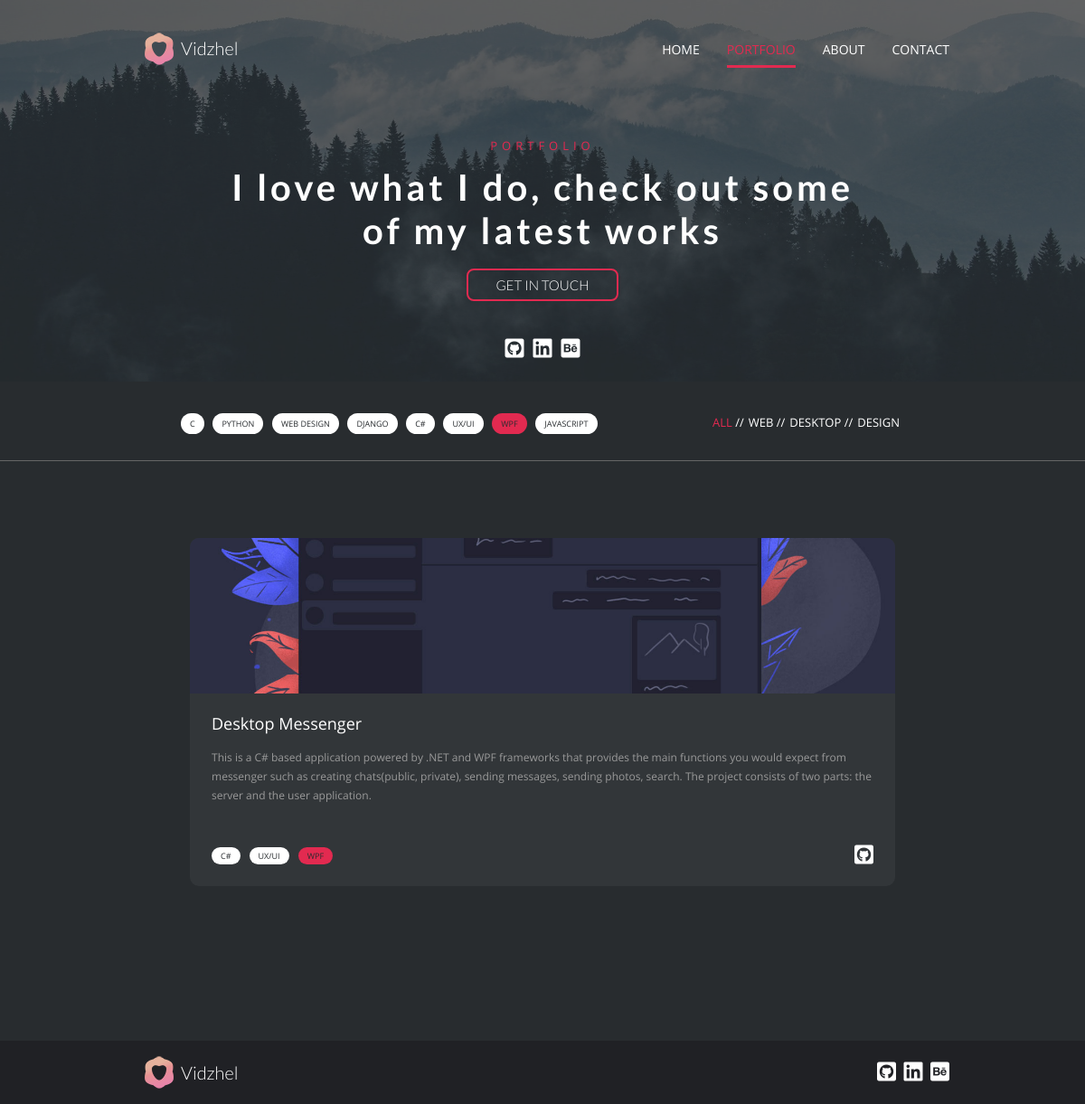
The app's page /portfolio/filtered?tags=WPF with its own data.
### projects/models.py (models this page shows, shortened)
class Tag(models.Model):
    name = models.CharField(max_length=20)

class Category(models.Model):
    name = models.CharField(max_length=30)

class ProjectItem(models.Model):
    alias = models.CharField(max_length=40, primary_key=True)
    title = models.CharField(max_length=40)
    description = models.TextField()
    img = models.ImageField(
        upload_to=f"project_item/images", help_text="Select image for this project")
    upload_date = models.DateTimeField(auto_now=False, auto_now_add=True)
    in_progress = models.BooleanField(default=False,
                                      help_text="Determines if this project currently in progress")
    code_source = models.CharField(
        max_length=100, help_text="Link on this project's code source")
    categories = models.ManyToManyField(
        Category, help_text="Choose categories for this project")
    tags = models.ManyToManyField(
        Tag, help_text="Choose tags for this project")
    about = models.TextField()
    about_img = models.ImageField(
        upload_to=f"project_item/images", help_text="Select image for this section", null=True, blank=True)
    project_difficulties = models.TextField(null=True, blank=True)
    project_difficulties_img = models.ImageField(
        upload_to=f"project_item/images", help_text="Select image for this section", null=True, blank=True)
    solutions = models.TextField(null=True, blank=True)
    solutions_img = models.ImageField(
        upload_to=f"project_item/images", help_text="Select image for this section", null=True, blank=True)
    features = models.TextField(null=True, blank=True, help_text="Each item of the list splits on two parts:\n {title%content%endtitle}{items%item1;item2;item3;%enditems}")
    technologies = models.TextField(null=True, blank=True, help_text="Each item of the list splits on two parts:\n {title%content%endtitle}{items%item1;item2;item3;%enditems}")
    list_regex = re.compile(
        r"(?:{title%\s*(?P<title>.*)\s*%endtitle})\s*(?:{items%\s*(?P<items>.*;)*\s*%enditems})?\s*", re.IGNORECASE)
    class Meta:
        ordering = ["-upload_date"]

### projects/views.py (the view, shortened to what this page needs)
# urls.py: path("portfolio/", include("projects.urls")),
def projects(request, filtered=""):
    if(filtered.lower() == "filtered" and request.GET):
        request.POST = request.GET
        filtered_data = filter_projects(request)
        filtered_projects = filtered_data[0]
        activated_tag = Tag.objects.filter(
            name__iexact="".join(filtered_data[1]))
        activated_category = Tag.objects.filter(
            name__iexact="".join(filtered_data[2]))
        categories = Category.objects.all()
        tags = Tag.objects.all()
        context = {
            "categories": categories,
            "activated_tag": activated_tag,
            "activated_category": activated_category,
            "tags": tags,
            "projects": filtered_projects,
            "projects_count": filtered_data[3]
        }
        return render(request, "projects/portfolio.html", context)

### projects/templates/projects/portfolio.html (shortened to what this page needs)
{% extends 'base.html' %}
{% load static %}
{% block fixed_nav %}
        <div class="nav_wrapper">
            <div class="fixed_nav">
                <div class="anim_inner outher_container">
                    <a class="logo_link" href="{% url 'home_page' %}">
                        <div class="logo">
                            <img src="{% static 'base/images/Logo.png' %}" alt="vidzhel_logo">
                            <span class="logo_text">Vidzhel</span>
                        </div>
                    </a>
                    <nav class="main_nav">
                        <ul class="list_container">
                            <div class="list">
                                <ul>
                                    <li><a href="{% url 'home_page' %}">HOME</a></li>
                                    <li class="active"><a href="{% url 'projects_list' %}">PORTFOLIO</a></li>
                                    <li><a href="{% url 'about' %}">ABOUT</a></li>
                                    <li><a href="{% url 'home_page' %}#get_in_touch">CONTACT</a></li>
                                </ul>
                            </div>
                        </ul>
                    </nav>
                </div>
            </div>
        </div>
{% endblock fixed_nav %}
{% block content %}
<div class="parallax-window" data-z-index="1" data-speed="0.2" data-parallax="scroll"
    data-image-src="{% static 'base/images/forest.jpg' %}">
    <header class="header">
        <div class="outher_container">
            <div class="section_heading">
                <h1>PORTFOLIO</h1>
                <h2>I love what I do, check out some
                    of my latest works
                </h2>
                <div class="button"><a href="{% url 'home_page' %}#get_in_touch">Get in touch</a></div>
            </div>
            <div class="social_media">
                <a target="_blank" rel="nofollow" href="https://github.com/Vidzhel" class="hoverable"><i
                        class="fab fa-github-square fa-lg"></i></a>
                <a target="_blank" rel="nofollow" href="https://www.linkedin.com/in/vidzhel/" class="hoverable"><i
                        class="fab fa-linkedin fa-lg"></i></a>
                <a target="_blank" rel="nofollow" href="https://www.behance.net/vidzhel" class="hoverable"><i class="fab fa-behance-square fa-lg"></i></a>
            </div>
        </div>
    </header>
</div>
<div class="section_nav">
    <div class="container">
        <div class="tags_list">
            {% for tag in tags %}
                <div class="tag {% if tag.name == activated_tag.0.name %}active{% endif %}" ><a>{{tag.name}}</a></div>
            {% endfor %}
        </div>
        <div class="categories">
            <ul>
                <li><a class="category active">All</a></li>
                {% for category in categories %}
                    <li><a class="category {% if category.name == activated_category.0.name %}active{% endif %}" >{{category.name}}</a></li>
                {% endfor %}
            </ul>
        </div>
    </div>
</div>
<section class="section" style="min-height: 380px">
    <div class="container">
        <div id="projects" class="projects" data-projects_count="{{projects_count}}">
            {% for project in projects %}
                    <div class="project_item fade_in {% if project.in_progress %} in_progress {% endif %}">
                        <img
                            class="lazyload"
                            src="{% static 'base/images/placeholder.jpg' %}"
                            data-src="/media/{{project.img}}" alt="project_image"
                            >
                        <div class="project_item_content">
                            <div class="title">{{project.title}}</div>
                            <div class="summary">{{project.description}}</div>
                            <div class="bottom_line">
                                <div class="left">
                                    <div class="project_tags">
                                        {% for tag in project.tags.all  %}
                                            <div class="tag {% if tag.name == activated_tag.0.name %}active{% endif %}"><a>{{tag.name}}</a></div>
                                        {% endfor %}
                                    </div>
                                </div>
                                <div class="right">
                                    <a href="{{project.code_source}}" rel="nofollow" class="hoverable" target="_blank"><i class="fab fa-github-square fa-lg"></i></a>
                                </div>
                            </div>
                        </div>
                    </div>
                    {% endfor %}
        </div>
        {% if projects %}
            <div class="button_wrapper">
            </div>
        {% endif %}
    </div>
</section>
{% endblock content %}
{% block styles %}
    <link rel="stylesheet" href="{% static 'base/styles/css/portfolio_page.min.css' %}">
{% endblock styles %}

### templates/base.html (style rules this page uses)
body { opacity: 0; overflow-x: hidden; }
html { background-color: #282C2F; }

### records on screen
Tag: name "C"
Tag: name "PYTHON"
Tag: name "WEB DESIGN"
Tag: name "DJANGO"
Tag: name "C#"
Tag: name "UX/UI"
Tag: name "WPF"
Tag: name "JAVASCRIPT"
Category: name "WEB"
Category: name "DESKTOP"
Category: name "DESIGN"
ProjectItem: img (picture), title "Desktop Messenger", description "This is a C# based application powered by .NET and WPF frameworks that provides the main functions you would expect from messenger such as creating chats(public, private), sending messages, sending photos, search. The project consists of two parts: the server and the user application."
